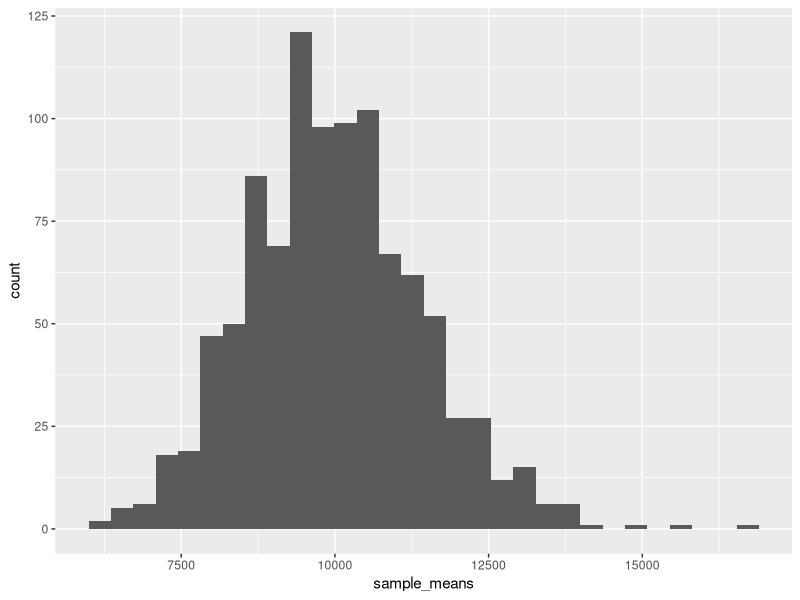
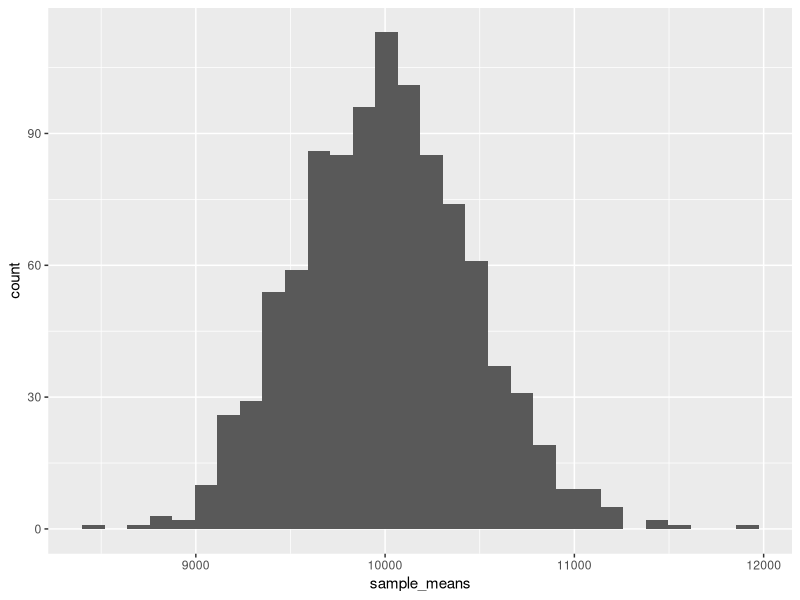
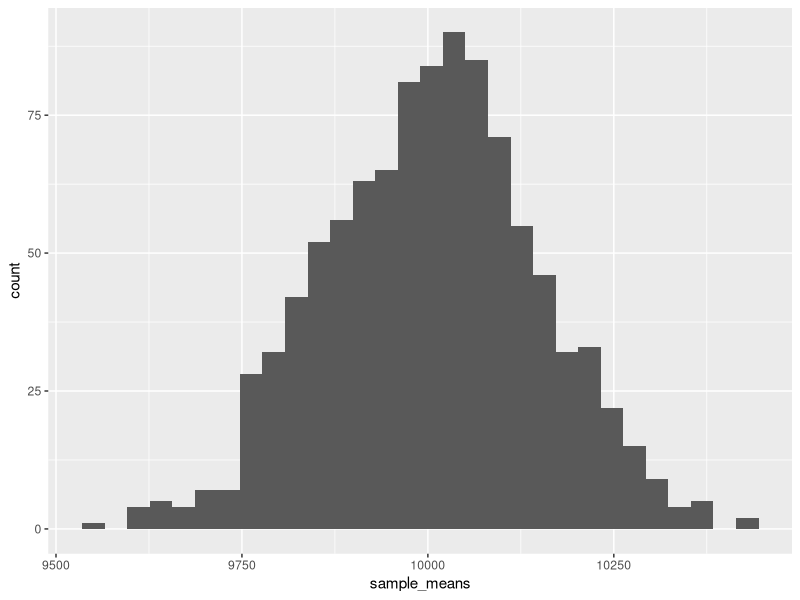

Write the R code that produced these figures, in order.
## ---- chunk 1
library(tidyverse)

## ---- chunk 2
samp_fun <- function(samp_size, samp_rate) {
  exp_samp <- rexp(n = samp_size, rate = samp_rate)
  samp_avg = mean(exp_samp)
  samp_std_dev = sd(exp_samp)
  stats <- list(samp_avg = samp_avg, samp_std_dev = samp_std_dev)
return(stats)
}
## ---- chunk 3
n <- 1000 # number of times we want to run the function
sample_means <- rep(NA, n) # empty vector for saving sample means
sample_sds <- rep(NA, n) # empty vector for saving sample standard deviations

for(i in 1:n) {
  x <- samp_fun(50, 1/10000) # save sample mean and sd
  sample_means[i] <- x$samp_avg # add sample mean to vector
  sample_sds[i] <- x$samp_std_dev # add sample sd to vector
}

# save output in a tibble
exp_samp_df <- tibble(
  sample_means, 
  sample_sds
) 
## ---- chunk 4
# Plot the sample means
exp_samp_df %>% ggplot(aes(x = sample_means)) +
  geom_histogram()

# Standard deviation of the sample means
sd(exp_samp_df$sample_means)

# Calculate the theoretical standard error
10000/sqrt(50)

# Calculate the mean of the sample standard deviations and use this to calculate the empirical standard error
mean(exp_samp_df$sample_sds)/sqrt(50)
## ---- chunk 5
n <- 1000 
sample_means <- rep(NA, n) 
sample_sds <- rep(NA, n) 

# Using sample size of 500
for(i in 1:n) {
  x <- samp_fun(500, 1/10000) # save sample mean and sd
  sample_means[i] <- x$samp_avg # add sample mean to vector
  sample_sds[i] <- x$samp_std_dev # add sample sd to vector
}

# save output in a tibble
exp_samp_500_df <- tibble(
  sample_means, 
  sample_sds
) 

# Plot the sample means
exp_samp_500_df %>% ggplot(aes(x = sample_means)) +
  geom_histogram()

# Standard deviation of the sample means
sd(exp_samp_500_df$sample_means)

# Calculate the theoretical standard error
10000/sqrt(500)

# Calculate the mean of the sample standard deviations and use this to calculate the empirical standard error
mean(exp_samp_500_df$sample_sds)/sqrt(500)
## ---- chunk 6
n <- 1000 
sample_means <- rep(NA, n) 
sample_sds <- rep(NA, n) 

# Using sample size of 5000
for(i in 1:n) {
  x <- samp_fun(5000, 1/10000) # save sample mean and sd
  sample_means[i] <- x$samp_avg # add sample mean to vector
  sample_sds[i] <- x$samp_std_dev # add sample sd to vector
}

# save output in a tibble
exp_samp_5000_df <- tibble(
  sample_means, 
  sample_sds
) 

# Plot the sample means
exp_samp_5000_df %>% ggplot(aes(x = sample_means)) +
  geom_histogram()

# Standard deviation of the sample means
sd(exp_samp_5000_df$sample_means)

# Calculate the theoretical standard error
10000/sqrt(5000)

# Calculate the mean of the sample standard deviations and use this to calculate the empirical standard error
mean(exp_samp_5000_df$sample_sds)/sqrt(5000)
